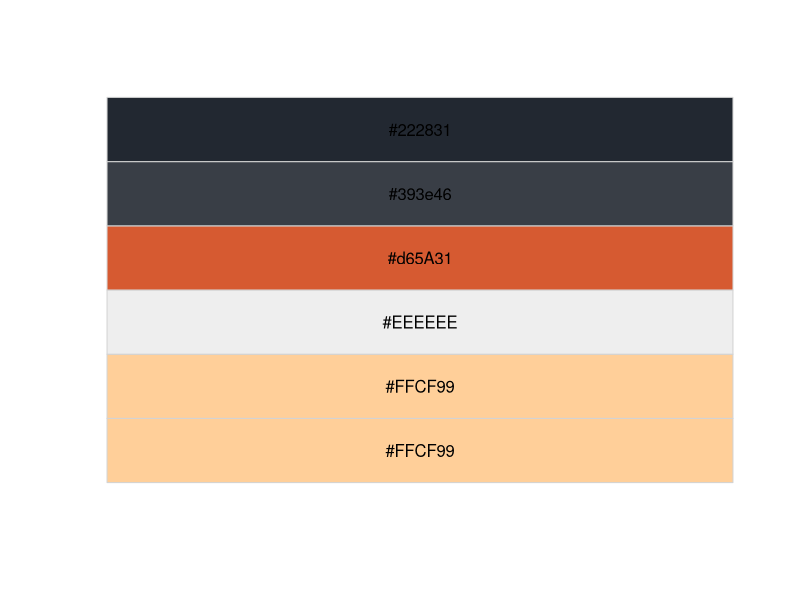
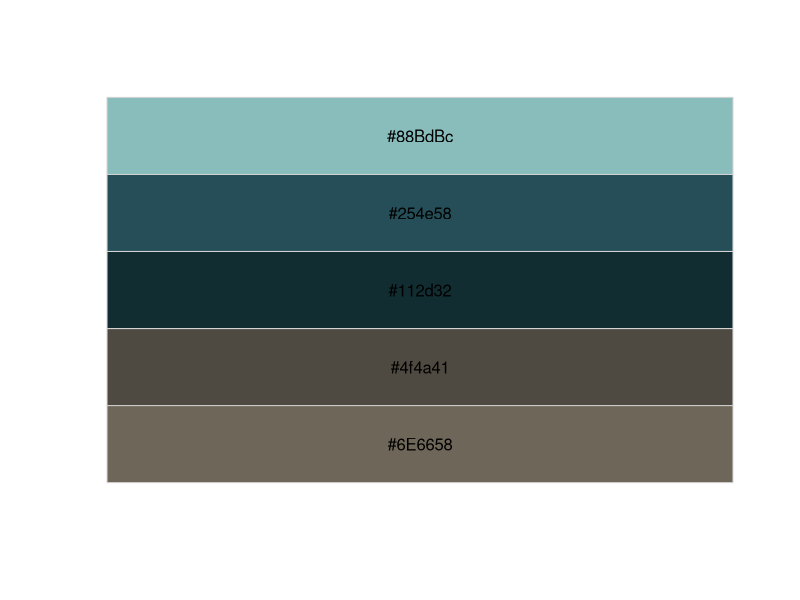
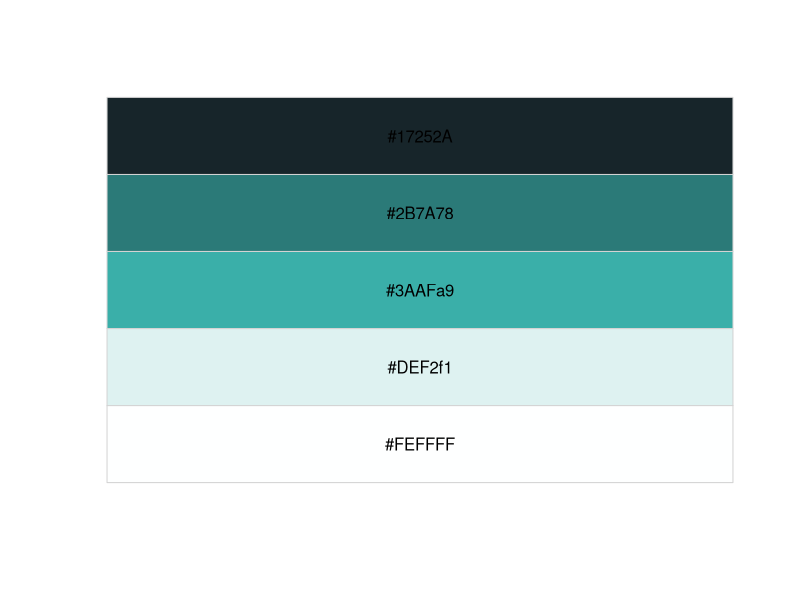
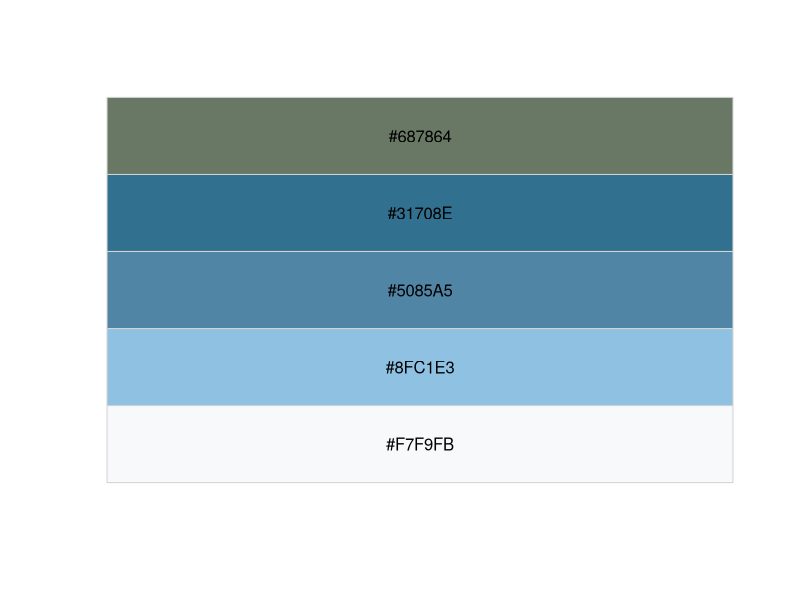
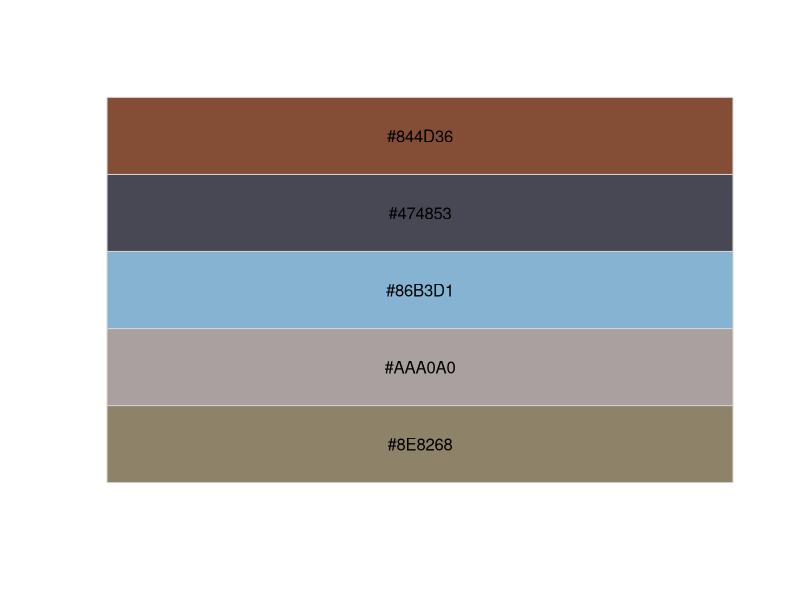
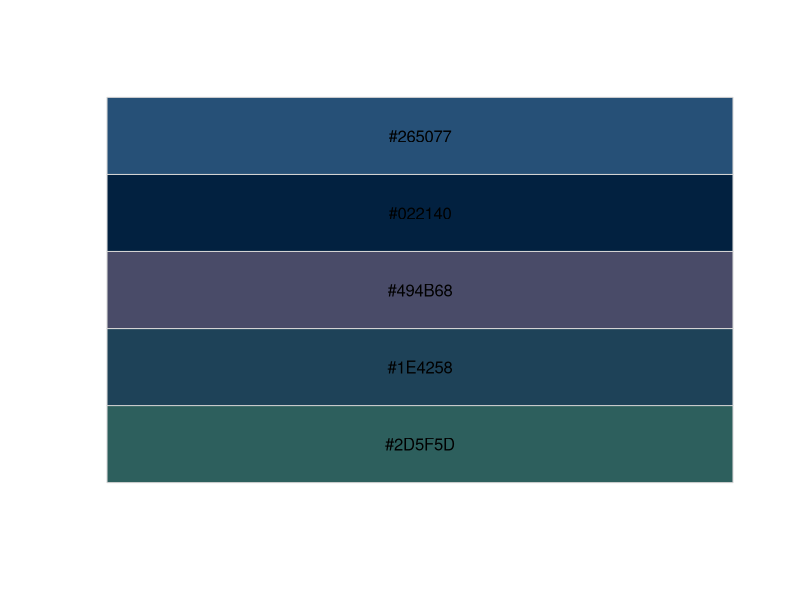

Reproduce these figures in R, in order.
library(tidyverse)

pal <- function(col, border = "light gray",...){
  
  n <- length(col)
  plot(0,0,type="n",xlim=c(0,1), ylim = c(0,1),
       axes = F, xlab = "",ylab="",...)
  rect(0,0:(n-1)/n,1,1:n/n,col = rev(col),border = border)
  text(.5, ((0:(n-.01)/n)+(1:n/n))/2,labels=rev(col))
  
}

list(
zg_colors = c("#222831","#393e46","#d65A31","#EEEEEE","#FFCF99","#FFCF99"),

corp_colors = c("#88BdBc","#254e58","#112d32","#4f4a41","#6E6658"),

clean_mod = c("#17252A","#2B7A78","#3AAFa9","#DEF2f1","#FEFFFF"),

nature = c("#687864","#31708E","#5085A5","#8FC1E3","#F7F9FB"),

peaceful_mod = c("#844D36","#474853","#86B3D1","#AAA0A0","#8E8268"),

corp_serious = c("#265077","#022140","#494B68","#1E4258","#2D5F5D")
) %>% 
  map(pal)

